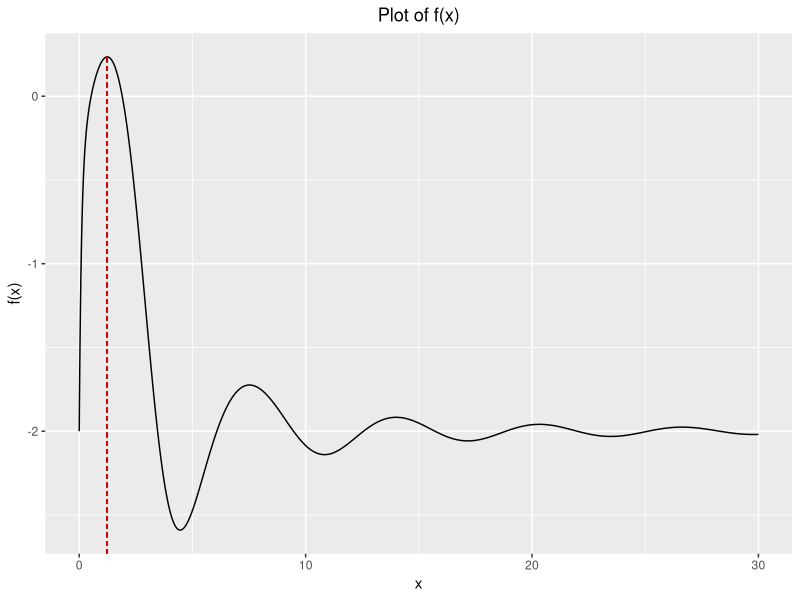
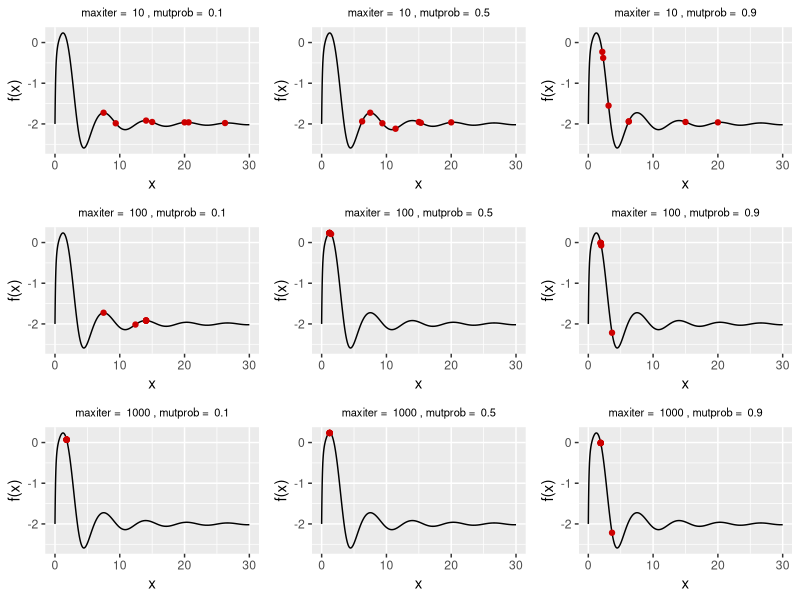

These figures' R source, in order:
## ---- chunk 1
library(formatR)
knitr::opts_chunk$set(echo = TRUE)
knitr::opts_chunk$set(tidy.opts = list(width.cutoff = 60), tidy = TRUE)
## ---- chunk 2
library(ggplot2)

f <- function(x) {
  (x^2/exp(x)) - 2*exp(-(9*sin(x))/(x^2 + x + 1))
}

max <- optim(f, par = 0, lower = 0, upper = 30, control=list(fnscale=-1), method = "L-BFGS-B")
max_x <- max$par
max_y <- max$value

x <- seq(0, 30, 0.01)

f_plot <- ggplot(data = data.frame(x = x,
                                   y = f(x))) +
  geom_line(aes(x, y)) +
  geom_segment(aes(x = max_x , y = -Inf, xend = max_x, yend = max_y), color = "red3", linetype = "dashed", size = 0.3) +
  ggtitle("Plot of f(x)") +
  ylab("f(x)") +
  theme(plot.title = element_text(hjust = 0.5))

f_plot
## ---- chunk 3
crossover <- function(x, y) {
  return((x+y)/2)
}

mutate <- function(x) {
  return(x^2 %% 30)
}
## ---- chunk 4
genetic_optimizer <- function(maxiter, mutprob) {
  
  f_plot <- ggplot(data = data.frame(x = x,
                                     y = f(x))) +
    geom_line(aes(x, y)) +
    ylab("f(x)") +
    theme(plot.title = element_text(hjust = 0.5))

  
  X <- seq(0, 30, 5)
  Values <- f(X)
  
  max_obj_value <- 0
  
  set.seed(12345)
  
  for (i in 1:maxiter) {
    parents <- sample(X, 2, length(X))
    victim_index <- order(Values)[1]
    kid <- crossover(parents[1], parents[2])
    
    mutate <- runif(1)
    
    if (mutate <= mutprob) {
      kid <- mutate(kid)
    }
    
    X[victim_index] <- kid
    Values <- f(X)
    max_obj_value <- max(Values)
  }
  
  f_plot <- f_plot + 
    geom_point(data = data.frame(X = X,
                                 Values = Values),
               aes(X, Values),
               color = "red3")
  
  return(f_plot)
}
## ---- chunk 5
library(gridExtra)

maxiter_params <- c(10, 100, 1000)
mutprob_params <- c(0.1, 0.5, 0.9)
plot_list = list()
k_plot <- 1

for (i in maxiter_params) {
  for (j in mutprob_params) {
    plot <- genetic_optimizer(maxiter = i, mutprob = j) +
      ggtitle(paste("maxiter = ", i, ", mutprob = ", j)) +
      theme(plot.title = element_text(size = 8))
    
    plot_list[[k_plot]] <- plot
    k_plot = k_plot + 1
  }
}

grid.arrange(grobs = plot_list, nrow = 3, ncol = 3)
